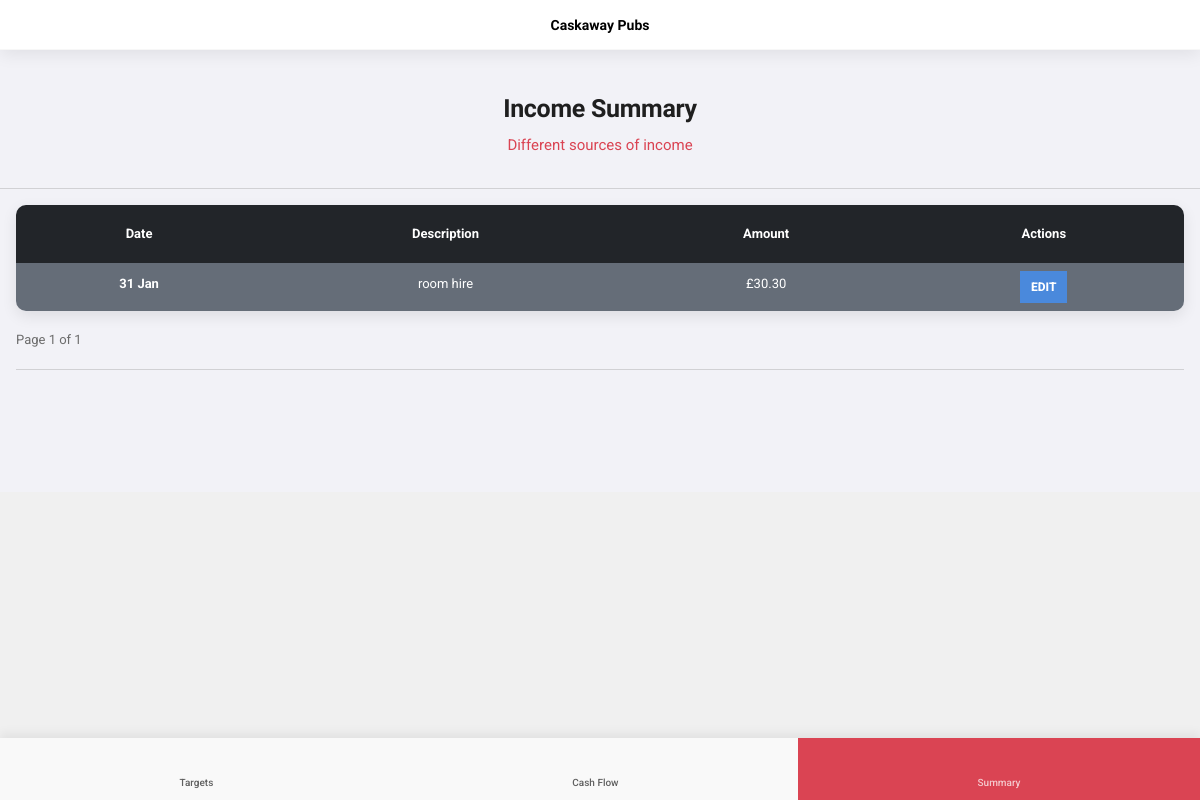
The app's page /finance/income_summary/ (signed in), older data.
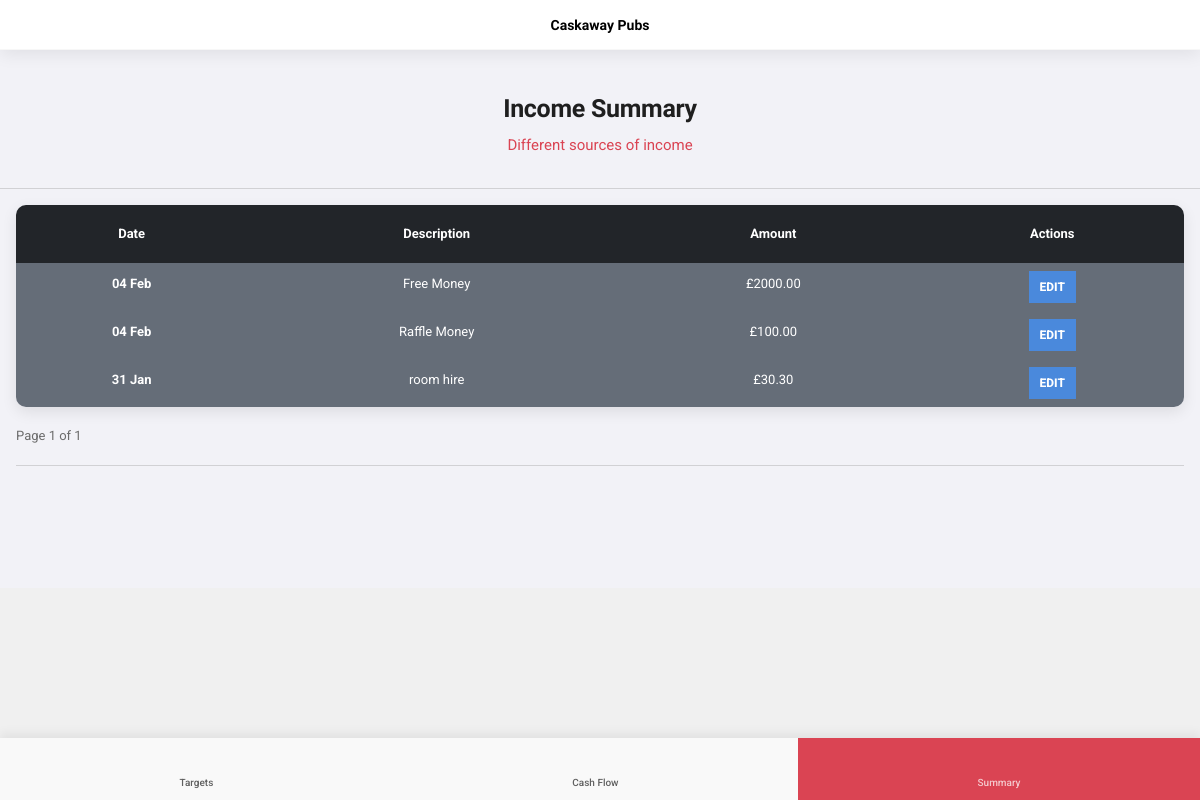
The same page, newer data.
### app_finance/models.py (models this page shows, shortened)
class Income(models.Model):
    user = models.ForeignKey(User, on_delete=models.CASCADE)
    site = models.ForeignKey(Sites, on_delete=models.CASCADE)
    date = models.ForeignKey(DateTable, on_delete=models.CASCADE)
    category = models.ForeignKey(IncomeCategory, on_delete=models.CASCADE)
    description = models.CharField(max_length=255)
    amount = models.DecimalField(max_digits=10, decimal_places=2)
    class Meta:
        verbose_name_plural = "income"

class DateTable(models.Model):
    date = models.TextField(db_column='Date', blank=True, null=True)  # Field name made lowercase. This field type is a guess.
    day = models.TextField(db_column='Day', blank=True, null=True)  # Field name made lowercase.
    week = models.IntegerField(db_column='Week', blank=True, null=True)  # Field name made lowercase.
    month = models.IntegerField(db_column='Month', blank=True, null=True)  # Field name made lowercase.
    year = models.IntegerField(db_column='Year', blank=True, null=True)  # Field name made lowercase.
    quarter = models.IntegerField(db_column='Quarter', blank=True, null=True)  # Field name made lowercase.
    class Meta:
        managed = False
        db_table = 'date_table'

### app_finance/views.py (the view)
# urls.py: path('income_summary/', views.income_summary, name='income-summary'),
@login_required(login_url='login_users')
def income_summary(request):
    user = request.user.pk
    site = Sites.objects.get(user_id=user).pk
    p = Paginator(Income.objects.filter(site_id=site).order_by('-date'), 5)
    page = request.GET.get('page')
    income_pages = p.get_page(page)
    context = {
        'income_pages': income_pages,
        'navbar': 'summary',
    }
    return render(request, "app_finance/income_summary.html", context)

### app_finance/models.py (called while the page is built)
    def __str__(self):
        return self.type

    def __str__(self):
        return f'{self.name} - {self.agreement}'

### app_static/context_processors.py (called while the page is built)
def extras(request):
    if 'admin' in request.META['PATH_INFO']:
        return {}
    elif request.user.is_authenticated:
        current_user = request.user
        site = Sites.objects.get(user_id=current_user)
        return {'site': site}
    else:
        return {}

### app_finance/templates/app_finance/income_summary.html (shortened to what this page needs)
{% extends "base.html" %}
{% block menuBottom %}
        <div id="footer-bar" class="footer-bar-2">
            <a href="{% url 'targets' %}" class="{% if navbar == 'targets' %}active-nav{% endif %}">
                <i class="fa fa-bullseye"></i><span>Targets</span></a>
            <a href="{% url 'financeHome' %}" class="{% if navbar == 'finance' %}active-nav{% endif %}">
                <i class="fa fa-wallet"></i><span>Cash Flow</span><strong></strong></a>
            <a href="#" data-menu="menu-group-summary" class="{% if navbar == 'summary' %}active-nav{% endif %}">
                <i class="fa fa-chart-line"></i><span>Summary</span></a>
        </div>
    {% endblock %}
{% block content %}
    <div class="ps-3 pe-3 mt-4 text-center">
        <h1 class="font-800 font-25 mb-1">Income Summary</h1>
        <p class="color-highlight font-15 mt-2">Different sources of income</p>
    </div>
    <hr>
    <div class="ps-3 pe-3">
    <table class="table table-borderless text-center rounded-sm shadow-l" style="overflow: hidden;">
        <thead>
            <tr>
                <th scope="col" class="bg-night-light border-dark-dark py-3 color-white">Date</th>
                <th scope="col" class="bg-night-light border-dark-dark py-3 color-white">Description</th>
                <th scope="col" class="bg-night-light border-dark-dark py-3 color-white">Amount</th>
                <th scope="col" class="bg-night-light border-dark-dark py-3 color-white">Actions</th>
            </tr>
        </thead>
        <tbody class="bg-dark-light">
       {% for x in income_pages %}
            <tr>
                <th scope="row">{{ x.date.date|date:"d M" }}</th>
                <td>{{ x.description }}</td>
                <td>&pound;{{ x.amount }}</td>
                <td><a href="{% url 'update-epos' x.id %}" id="{{ x.id }}" class="btn btn-xxs shadow-sm text-uppercase font-800 bg-blue-dark">Edit</a></td>
            </tr>
        {% endfor %}
        </tbody>
    </table>
    Page {{ income_pages.number }} of {{ income_pages.paginator.num_pages }}
    <hr>
    <br>
{% endblock %}

Row changes from the older to the newer data that the page shows:
added Income: date "04 Feb", description "Free Money", amount "2000.00"
added Income: date "04 Feb", description "Raffle Money", amount "100.00"
